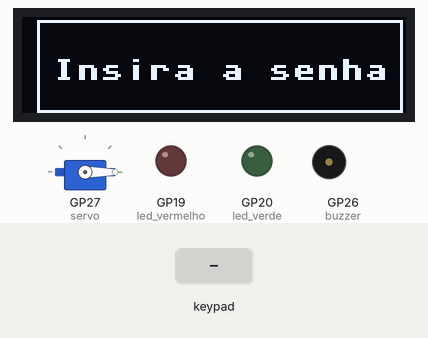
Bench run of a program on a simulated Raspberry Pi Pico running MicroPython. Parts: 128×32 one-colour display, servo, output pins drawn as LEDs (lit = HIGH), buzzer (waves = sounding, pin HIGH). The test bench sets the inputs (shaded band). Servo angles are drawn from the pulse width (0.5 ms = 0°, 2.5 ms = 180°); library files of the repository ran but are not shown: ssd1306.py; pins used as bus, display or sensor lines are not drawn.

Above: at 1.6 s.
1.7 s: keypad keys 1 7 0 4 pressed 0.4 s apart
At 4.5 s:
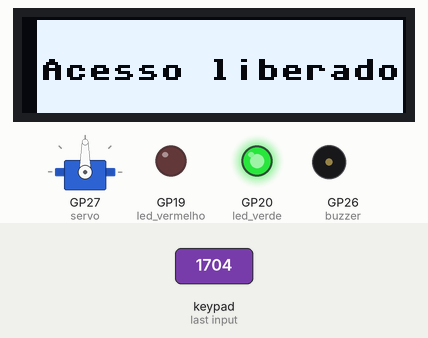
At 7.1 s:
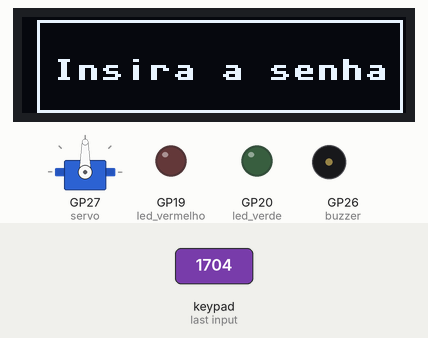
7.8 s: keypad keys 1 7 0 4 pressed 0.4 s apart
At 8.06 s:
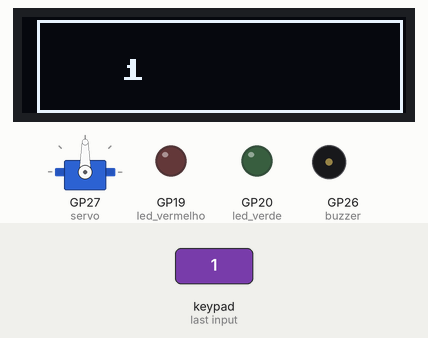
Timing chart, 0 to 14.1 s (numbered marks = the images above; inputs shaded):
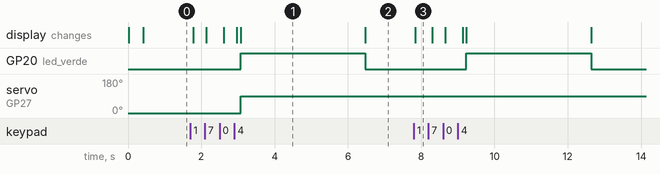

Measured:
- after the input at 1.7 s, GP20 (led_verde): LOW → HIGH after 1.4 s, → LOW 3.4 s later; servo on GP27 (servo): 0° → 90° after 1.4 s; the display: first changes after 0.08 s (image 1 shows a later state)
- after the input at 7.8 s, GP20 (led_verde): LOW → HIGH after 1.4 s, → LOW 3.4 s later; the display: changes at once (image 3)
- what the display in image 1 shows lasts 3.4 s, from 3.1 s to 6.5 s

The program:

teste.py
```python
"""
@file teste.py
@brief Programa para integrar os periféricos (teclado matricial 4x4, display OLED, LED, Buzzer e Servo motor) usando Raspberry Pi Pico
@details Este programa integra as funcionalidades dos periféricos listados para uma aplicação
         de cofre. O código roda em MicroPython.
@authors Izabel Sampaio Goes e Júlia Galhardi Cerqueira
@date 2024-04-29
"""
#Importações necessárias
from machine import Pin, SPI, PWM
from ssd1306 import SSD1306_SPI
from matrix_keyboard_4x4 import MatrixKeyboard
from servo import Servo
from time import sleep
import utime

#--------------------------------------------------------Teclado-------------------------------------------------------------
# Configuração dos pinos do Raspberry Pi Pico conectados ao teclado matricial
rows_pins = [9, 8, 7, 6]  # Pinos GPIO para as linhas
cols_pins = [13, 12, 11, 10]  # Pinos GPIO para as colunas
debounce_time = 20  # Tempo de debounce em milissegundos

# Instancia o objeto teclado com a configuração de pinos e tempo de debounce
keyboard = MatrixKeyboard(rows_pins, cols_pins, debounce_time)

#--------------------------------------------------------Display OLED---------------------------------------------------------
# Define os pinos do Raspberry Pi Pico conectados ao barramento SPI 0
spi0_sck_pin = 2
spi0_mosi_pin = 3
spi0_miso_pin = 4


# Define os pinos do Raspberry Pi Pico conectados ao display OLED SPI
display_dc = 0  # Data/command
display_rst = 1 # Reset
display_cs = 5  # Chip select, alguns modulos não tem esse pino

# Inicializa o SPI0 com os pinos GPIO2 (SCK), GPIO3 (MOSI) e GPIO4 (MISO)
spi0 = SPI(0, baudrate=1000000, polarity=1, phase=0, sck=Pin(spi0_sck_pin), mosi=Pin(spi0_mosi_pin), miso=Pin(spi0_miso_pin))

# Inicializa o display OLED SPI de 128x32
display = SSD1306_SPI(128, 32, spi0, Pin(display_dc), Pin(display_rst), Pin(display_cs))

# Limpa o display
display.fill(0)
display.show()

# Desenha o retângulo
display.rect(5, 1, 122, 31, 1)   # desenha algum texto em x_esq = 5, y_cima = 1, x_dir = 122, y_baixo = 31, cor = 1
display.show()

#-------------------------------------------------------LEDs-----------------------------------------------------------------------
led_vermelho = Pin(19, Pin.OUT)
led_verde = Pin(20, Pin.OUT)

#------------------------------------------------------Buzzer---------------------------------------------------------------------
buzzer = Pin(26, Pin.OUT)

#-------------------------------------------------------Servo-----------------------------------------------------------------------
servo = Servo(27)
servo.__init__(27)
#inicia fechado
servo.enviaPulsos(0.5)

#-------------------------------------------------------Programa Principal----------------------------------------------------------
#Senha correta
senha_correta = ['1', '7', '0', '4']
while True:
    # Limpa o display
    display.fill(0)
    display.rect(5, 1, 122, 31, 1)
    #Insere texto no display
    display.text('Insira a senha', 10, 14, 1)
    display.show()

    #Armazena a senha
    senha = []

    #Registra a senha de 4 dígitos
    while len(senha) != 4:
        key_chars = keyboard.get_pressed_keys()  #Obtém a lista de teclas pressionadas
        #Processa cada tecla pressionada
        for key in key_chars:
            senha.append(key)

        if len(senha) == 1:
            display.fill(0)
            display.rect(5, 1, 122, 31, 1)
            display.text(senha[0], 33, 14, 1)
            display.show()

        if len(senha) == 2:
            display.fill(0)
            display.rect(5, 1, 122, 31, 1)
            display.text(senha[0], 33, 14, 1)
            display.text(senha[1], 53, 14, 1)
            display.show()

        if len(senha) == 3:
            display.fill(0)
            display.rect(5, 1, 122, 31, 1)
            display.text(senha[0], 33, 14, 1)
            display.text(senha[1], 53, 14, 1)
            display.text(senha[2], 73, 14, 1)
            display.show()

        if len(senha) == 4:
            display.fill(0)
            display.rect(5, 1, 122, 31, 1)
            display.text(senha[0], 33, 14, 1)
            display.text(senha[1], 53, 14, 1)
            display.text(senha[2], 73, 14, 1)
            display.text(senha[3], 93, 14, 1)
            display.show()

        #Pausa para debounce e redução do uso da CPU
        utime.sleep_ms(100)

    #Se a senha estiver correta
    if senha[0] == senha_correta[0] and senha[1] == senha_correta[1] and senha[2] == senha_correta[2] and senha[3] == senha_correta[3]:
        #Display de acesso liberado
        display.fill_rect(5, 1, 122, 31, 1)
        display.text('Acesso liberado', 6, 14, 0)
        display.show()
        #Acende LED verde
        led_verde.value(1)
        #Abre a tranca
        servo.enviaPulsos(1.5)
        #Tempo para vizualizar o display e o LED
        utime.sleep_ms(3000)
        #Apaga LED verde
        led_verde.value(0)
    #Se a senha estiver incorreta
    elif senha[0] == '*' and senha[1] == '*' and senha[2] == '*' and senha[3] == '*':
        #Fecha a tranca
        servo.enviaPulsos(0.5)
    else:
        display.fill(0)
        display.rect(5, 1, 122, 31, 1)
        display.text('Acesso negado', 15, 14, 1)
        display.show()
        #Acende LED vermelho
        led_vermelho.value(1)
        #Aciona buzzer
        buzzer.value(1)
        #Tempo para vizualizar o display e o LED
        utime.sleep_ms(3000)
        #Apaga LED vermelho
        led_vermelho.value(0)
        #Desliga buzzer
        buzzer.value(0)
```

matrix_keyboard_4x4.py
```python
"""
@file u_matrix_keyboard_4x4.py
@brief Biblioteca para controlar um teclado de matriz 4x4 com Raspberry Pi Pico e MicroPython
@details Esta biblioteca fornece uma classe para interação com teclados de matriz 4x4,
         permitindo a detecção de teclas pressionadas com debouncing.
@author Rodrigo França
@date 2023-03-17
"""

from machine import Pin
import utime

class MatrixKeyboard:
    """
    @brief Classe para manipular um teclado de matriz 4x4.
    """
    def __init__(self, rows_pins, cols_pins, debounce_time_ms=20):
        """
        @param rows_pins Lista dos pinos GPIO conectados às linhas do teclado.
        @param cols_pins Lista dos pinos GPIO conectados às colunas do teclado.
        @param debounce_time_ms Tempo de debounce em milissegundos (padrão: 20ms).
        """
        self.rows = [Pin(pin, Pin.OUT, value=1) for pin in rows_pins]  # Configura linhas como saída.
        self.cols = [Pin(pin, Pin.IN, Pin.PULL_UP) for pin in cols_pins]  # Configura colunas como entrada com pull-up.
        self.debounce_time_ms = debounce_time_ms
        self.last_keys = []
        self.key_map = [
            ['D', '#', '0', '*'],
            ['C', '9', '8', '7'],
            ['B', '6', '5', '4'],
            ['A', '3', '2', '1']
        ]

    def _set_row_mode(self, row, mode):
        """Define o modo do pino para uma linha."""
        row.init(mode=Pin.OUT if mode == 0 else Pin.IN, pull=None if mode == 1 else Pin.PULL_UP)

    def _scan_keys(self):
        """Escaneia o teclado para identificar quais teclas estão sendo pressionadas."""
        pressed_keys = []
        for row in self.rows:
            self._set_row_mode(row, 1)  # Configura para alta impedância

        for row_num, row in enumerate(self.rows):
            self._set_row_mode(row, 0)
            row.value(0)
            utime.sleep_ms(1)  # Estabiliza a linha

            for col_num, col in enumerate(self.cols):
                if col.value() == 0:
                    pressed_keys.append((row_num, col_num))

            self._set_row_mode(row, 1)

        return pressed_keys

    def _debounce(self, keys):
        """Debouncing para estabilizar a detecção de teclas pressionadas."""
        if not keys:
            return keys
        utime.sleep_ms(self.debounce_time_ms)
        stable_keys = self._scan_keys()
        return [key for key in stable_keys if key in keys]

    def _scan_falling_edges(self, previous_keys):
        """Detecta bordas de descida nas teclas pressionadas."""
        current_keys = self._scan_keys()
        falling_edges = [key for key in current_keys if key not in previous_keys]
        return falling_edges

    def get_pressed_keys(self):
        """Obtém os caracteres das teclas que foram pressionadas após o debouncing."""
        falling_edges = self._scan_falling_edges(self.last_keys)
        key_chars = []
        if falling_edges:
            debounced_keys = self._debounce(falling_edges)
            if debounced_keys:
                key_chars = [self.key_map[row][col] for row, col in debounced_keys]
        self.last_keys = self._scan_keys()  # Atualiza o estado das últimas teclas
        return key_chars
```

servo.py
```python
from machine import Pin
from machine import PWM
from time import sleep

# Classe para controle de servomotor
class Servo:

    # Iniciação
    def __init__(self, pino):
        self.FREQ = 50
        self.pwm = PWM (Pin(pino))
        self.pwm.freq(self.FREQ)
        self.ultpos = 0
        self.duty = 0
        self.pwm.duty_u16(0)
        self.min = 1
        self.max = 2

    # Envia n pulsos com tempo t em ms
    def enviaPulsos(self, t, nPulsos=20):
        self.duty = int(t*65.535*self.FREQ)
        self.pwm.duty_u16(self.duty)
        sleep (nPulsos/self.FREQ)
        self.pwm.duty_u16(0)
        #print ("-> "+str(t)+" "+str(self.duty))

    # Informa/Muda posição
    # angulo deve estar entre 0 e 180 graus
    def pos(self, ang = None):
        if ang is None:
            return self.ultpos
        elif (ang >= 0) or (ang <= 180):
                self.ultpos = ang
                t = self.min + (180 - ang)*(self.max-self.min)/180
                self.enviaPulsos(t)

    # Informa/muda tempo (em ms) para colocar na posição 180 graus
    def tempoFim (self, val = None):
        if (val == None):
            return self.min
        else:
            self.min = val

    # Informa/muda tempo (em ms) para colocar na posição 0 graus
    def tempoInicio(self, val = None):
        if (val == None):
            return self.max
        else:
            self.max = val
```
